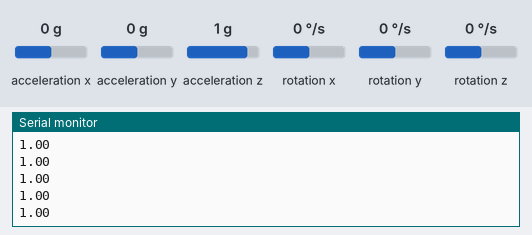
The sketch below on a simulated Arduino Uno, built with avr-gcc and run on an emulated ATmega328P. Parts: the last lines printed to the serial monitor. Inputs (shaded band) come from the test bench; at power-on: acceleration x 0 g, acceleration y 0 g, acceleration z 1 g, rotation x 0 °/s, rotation y 0 °/s, rotation z 0 °/s.

Above: at 4.2 s.
4.3 s: acceleration x set to -1.4 g
At 5.1 s:
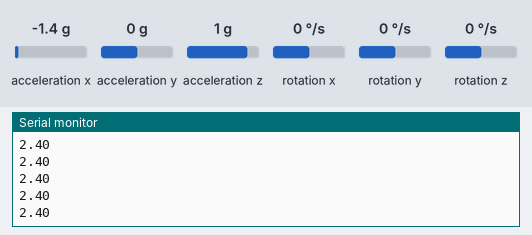
5.8 s: acceleration y set to -1.4 g
At 6.9 s:
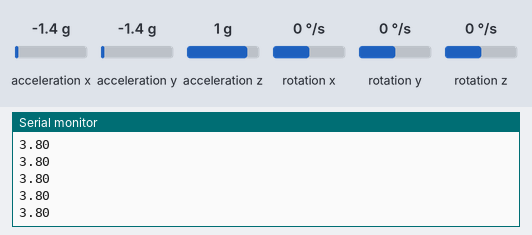
7.3 s: acceleration z set to -1.4 g
At 8.1 s:
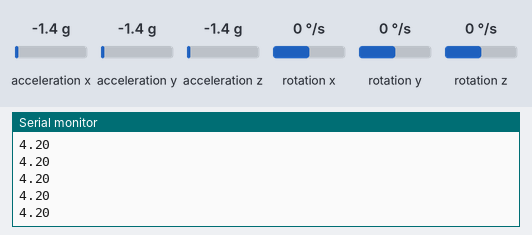
Timing chart, 0 to 8.7 s (numbered marks = the images above; inputs shaded):
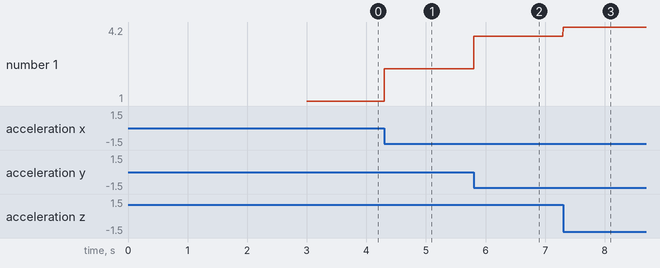

Measured:
- after the input at 4.3 s, the serial monitor: prints a new line at once (image 1)
- after the input at 5.8 s, the serial monitor: prints a new line at once (image 2)
- after the input at 7.3 s, the serial monitor: prints a new line at once (image 3)
- plotted number 1: 1 → 2.4 after the input at 4.3 s, 2.4 → 3.8 after the input at 5.8 s, 3.8 → 4.2 after the input at 7.3 s

The sketch:

GetAllData.ino
```cpp
#include <MPU6050_tockn.h>
#include <Wire.h>

MPU6050 mpu6050(Wire);

long timer = 0;

void setup() {
  Serial.begin(115200);
  Wire.begin();
  mpu6050.begin();
  mpu6050.calcGyroOffsets(true);
}

void loop() {
  mpu6050.update();

  int delta;
  float x, y, z, sum;

    delta = millis() - timer;
    x = mpu6050.getAccX();
    y = mpu6050.getAccY();
    z = mpu6050.getAccZ();
    sum = abs(x) + abs(y) + abs(z);

//    Serial.print(delta);
//    Serial.print(",");
//    Serial.print(mpu6050.getAccX());
//    Serial.print(",");
//    Serial.print(mpu6050.getAccY());
//    Serial.print(",");
//    Serial.print(mpu6050.getAccZ());
//    Serial.print(",");
    Serial.println(sum);


//    Serial.println("=======================================================");
//    Serial.print("temp : ");Serial.println(mpu6050.getTemp());
//    Serial.print("accX : ");Serial.print(mpu6050.getAccX());
//    Serial.print("\taccY : ");Serial.print(mpu6050.getAccY());
//    Serial.print("\taccZ : ");Serial.println(mpu6050.getAccZ());
//
//    Serial.print("gyroX : ");Serial.print(mpu6050.getGyroX());
//    Serial.print("\tgyroY : ");Serial.print(mpu6050.getGyroY());
//    Serial.print("\tgyroZ : ");Serial.println(mpu6050.getGyroZ());
//
//    Serial.print("accAngleX : ");Serial.print(mpu6050.getAccAngleX());
//    Serial.print("\taccAngleY : ");Serial.println(mpu6050.getAccAngleY());
//
//    Serial.print("gyroAngleX : ");Serial.print(mpu6050.getGyroAngleX());
//    Serial.print("\tgyroAngleY : ");Serial.print(mpu6050.getGyroAngleY());
//    Serial.print("\tgyroAngleZ : ");Serial.println(mpu6050.getGyroAngleZ());
//
//    Serial.print("angleX : ");Serial.print(mpu6050.getAngleX());
//    Serial.print("\tangleY : ");Serial.print(mpu6050.getAngleY());
//    Serial.print("\tangleZ : ");Serial.println(mpu6050.getAngleZ());
//    Serial.println("=======================================================\n");
    timer = millis();

}
```
